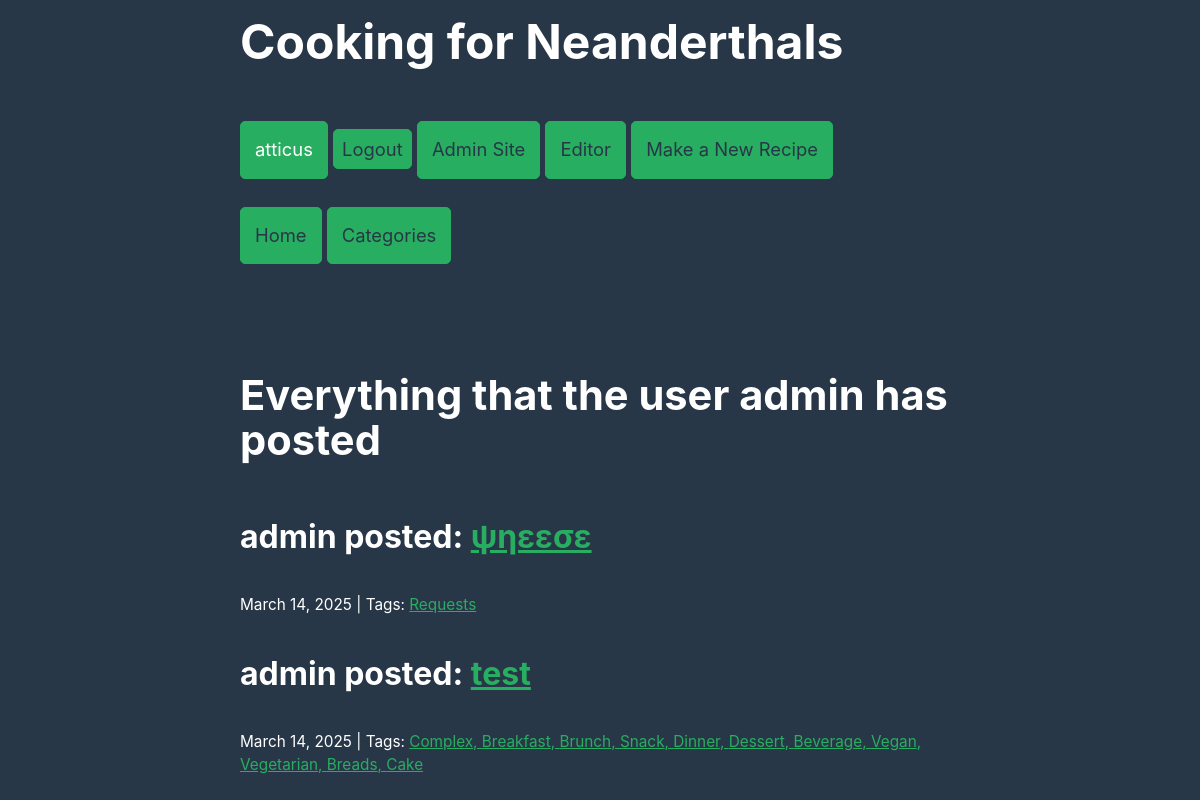
The page /profile/admin (signed in) on the database its author committed.
### blog/models.py (models this page shows, shortened)
class Post(models.Model):
    author = models.CharField(max_length=100, default='admin')
    title = models.CharField(max_length=255)
    body = models.TextField()
    created_on = models.DateTimeField(auto_now_add=True)
    last_modified = models.DateTimeField(auto_now=True)
    categories = models.ManyToManyField("Category", related_name="posts")
    image = models.ImageField(upload_to='media/', blank=True, null=True)

class Category(models.Model):
    name = models.CharField(max_length=60)
    class Meta:
        verbose_name_plural = "categories"

### blog/views.py (the view)
# urls.py: path('profile/<user>', views.profile, name='profile'),
def profile(request, user):
    posts = Post.objects.all().order_by("-created_on")
    username = user
    context = {
        "posts": posts,
        "profile": username,
    }
    return render(request, "blog/profile.html", context)

### blog/templates/blog/profile.html (shortened to what this page needs)
{% extends "base.html" %}
{% load static %}
{% block page_title %}
    <h2>Everything that the user {{ profile }} has posted</h2>
{% endblock page_title %}
{% block page_content %}
    {% block posts %}
        {% for post in posts %}
            {% if post.author == profile %}
                <h3>{{ post.author }} posted: <a href="{% url 'blog_detail' post.pk %}">{{ post.title }}</a> </h3>
                <small>
                    {{ post.created_on.date }} | Tags:
                    {% for category in post.categories.all %}
                        <a href="{% url 'blog_category' category.name %}">
                            {{ category.name }}{% if not forloop.last %}, {% endif %}
                        </a>
                    {% endfor %}
                </small>
            {% endif %}
        {% endfor %}
    {% endblock posts %}
{% endblock page_content %}

### templates/base.html (shortened to what this page needs)
<head>
    {% load static %}
    <link rel="stylesheet" type="text/css" href="{% static 'style.css' %}">
    <link rel="stylesheet" type="text/css" href="{% static 'navbar.css' %}">
    <h1>Cooking for Neanderthals</h1>
<div id="navbar">
        {% if user.is_authenticated %}
        <form method="post" action="{% url 'logout' %}">
                <a id="name" class="button" href="{% url 'profile' user.username %}">{{ user.username }}</a>
                <button type="submit">Logout</button>
                {% if user.is_staff %}
                <a class="button" href="/admin">Admin Site</a>
                {% if user.is_superuser %}
                <a class="button" href="https://glitch.com/edit/#!/busy-antique-product">Editor</a>
                {% endif %}
                {% endif %}
                <a class="button" href="{% url 'makepost' %}">Make a New Recipe</a>
            </form>
        {% else %}
            <a class="button" href="{% url 'login' %}">Login</a>
            <a class="button" href="{% url 'register' %}">Register</a>
        {% endif %}
        <a class="button" href="{% url 'blog_index' %}">Home</a>
        <a class="button" href="{% url 'viewCategory' %}">Categories</a>
    </div>
</head>
    {% block page_title %}{% endblock page_title %}
    {% block page_content %}{% endblock page_content %}

### static/style.css (style rules this page uses)
body > * { grid-column: 2; }
h1 { font-size: 3rem; }
h2 { font-size: 2.6rem; }
h3 { font-size: 2rem; text-decoration: none; }
p, h1, h2, h3, h4, h5, h6 { overflow-wrap: break-word; margin: 1rem 0; }
h1, h2, h3 { line-height: 1.1; }
a, a:visited { color: var(--accent); }
button, .button, a.button, input[type="submit"], input[type="reset"], input[type="button"] { border: 1px solid var(--accent); background-color: var(--accent); line-height: large; color: var(--accent-text); padding: 0.5rem 0.5rem; text-align: center; text-decoration: none; margin: 0.3rem 0; }
textarea, select, input, button, .button { font-size: inherit; border-radius: var(--standard-border-radius); box-shadow: none; max-width: 100%; margin-bottom: 0.25rem; padding: 0.5rem; font-family: inherit; display: inline-block; }
div { margin: 0.5rem 0; }

### static/navbar.css (style rules this page uses)
#navbar { position: sticky; top: 0; overflow: show; background: #283747; }
#navbar a { float: center; text-align: center; padding: 14px; text-decoration: none; }
#name { color: #ffffff; }

### rows shown on the page
Post: author "admin", title "ψηεεσε", created_on "March 14, 2025"
Category: name "Requests"
Post: author "admin", title "test", created_on "March 14, 2025"
Category: name "Complex"
Category: name "Breakfast"
Category: name "Brunch"
Category: name "Snack"
Category: name "Dinner"
Category: name "Dessert"
Category: name "Beverage"
Category: name "Vegan"
Category: name "Vegetarian"
Category: name "Breads"
Category: name "Cake"

### other values the page prints
{{ user.username }} "atticus"
{{ profile }} "admin"
